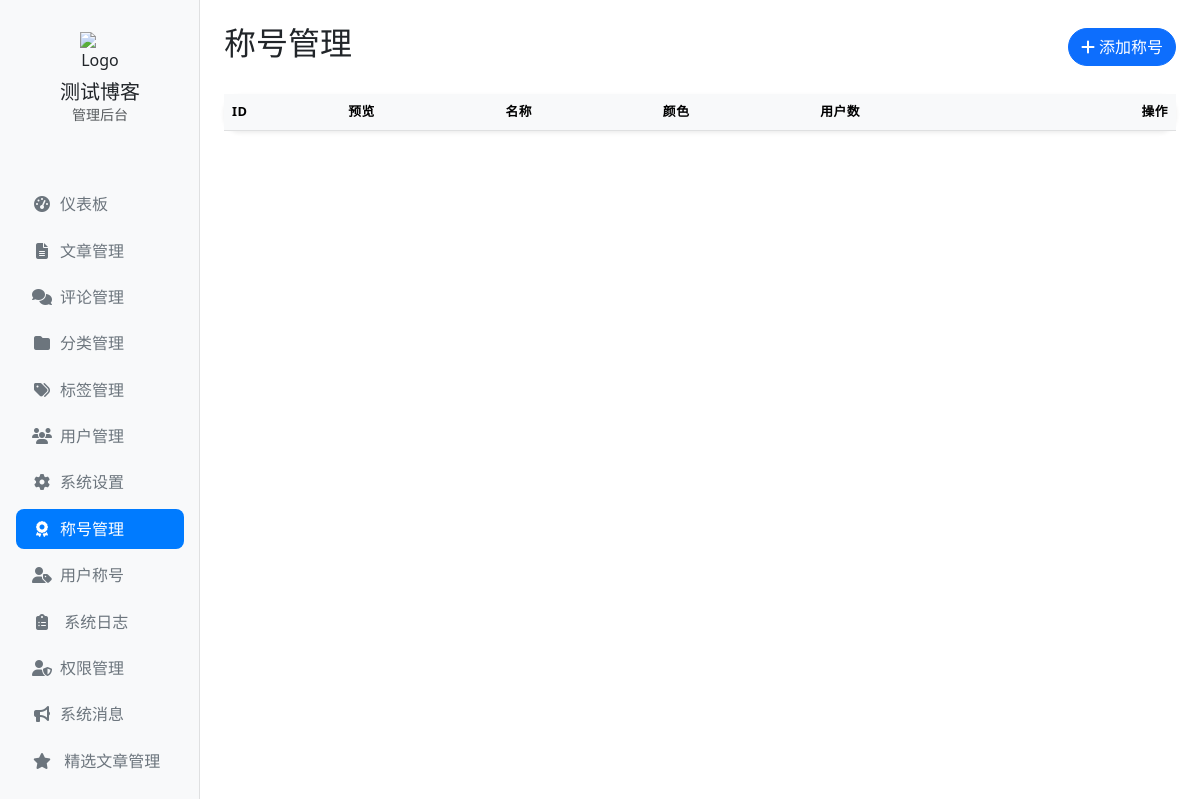
/admin/titles (signed in), run on an earlier commit of the app's database.
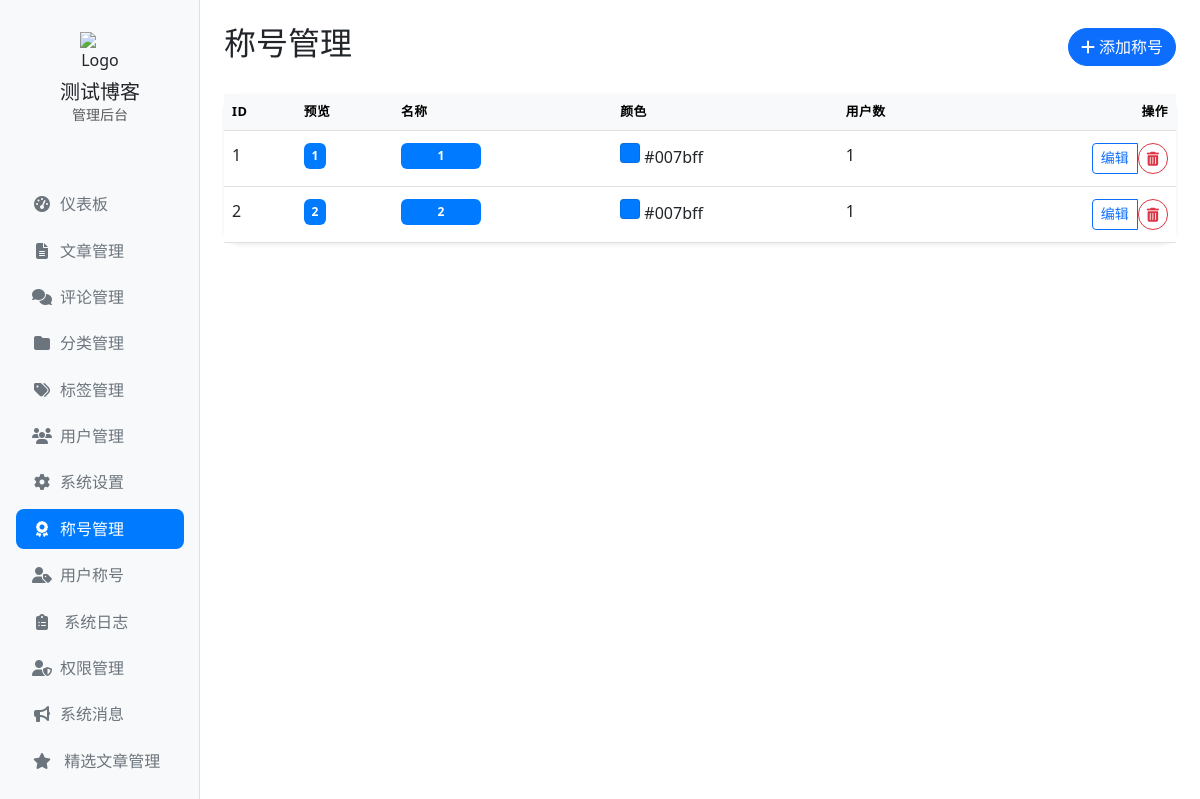
And on a later commit of the database.
### app.py (models this page shows, shortened)
class Title(db.Model):
    id = db.Column(db.Integer, primary_key=True)
    name = db.Column(db.String(50), nullable=False)
    color = db.Column(db.String(20), default="#007bff")
    created_at = db.Column(db.DateTime, default=datetime.now(timezone.utc))
    users = db.relationship('User', secondary='user_titles', back_populates='titles')

### app.py (the view, shortened to what this page needs)
@app.route('/admin/titles', methods=['GET', 'POST'])
@login_required
def admin_titles():
    if not current_user.is_admin:
        flash('权限不足', 'danger')
        return redirect(url_for('index'))
    titles = Title.query.all()
    return render_template('admin/titles.html', titles=titles)

### app.py (called while the page is built)
@login_manager.user_loader
def load_user(user_id):
    user = User.query.get(int(user_id))
    if user:
        user.all_titles = user.titles
        user.wearing_title = user.wearing_title
    return user

@app.context_processor
def inject_csrf_token():
    return dict(csrf_token=lambda: '<input type="hidden" name="csrf_token" value="{0}">'.format(generate_csrf()))

@app.context_processor
def inject_settings():
    settings = {}
    background_image = SiteSetting.query.filter_by(key='background_image').first()
    if background_image and background_image.value:
        settings['background_image'] = background_image.value
    return settings

@app.context_processor
def inject_datetime():
    return {
        'datetime': datetime
    }

def get_real_ip():
    headers_to_check = [
        'X-Forwarded-For',  # 常见的代理记录头
        'X-Real-IP',        # Nginx等使用
        'CF-Connecting-IP', # Cloudflare
        'True-Client-IP',   # Akamai和Cloudflare
        'X-Client-IP'       # Amazon ELB
    ]
    for header in headers_to_check:
        ip = request.headers.get(header)
        if ip:
            if header == 'X-Forwarded-For' and ',' in ip:
                ip = ip.split(',')[0].strip()
            return ip
    return request.remote_addr

@app.before_request
def log_request_info():
    if request.path.startswith('/static/'):
        return
    if request.path.startswith('/api/'):
        return
    method = request.method
    path = request.path
    ip = get_real_ip()
    user_agent = request.headers.get('User-Agent', '')
    user_id = current_user.id if current_user.is_authenticated else None
    timestamp = datetime.now().strftime('%d/%b/%Y %H:%M:%S')
    log_message = f'"{method} {path}" - 用户代理: {user_agent[:50]}{"..." if len(user_agent) > 50 else ""}'
    log_activity('http', 'request', log_message, user_id)

@app.after_request
def log_response_info(response):
    if request.path.startswith('/static/'):
        return response
    if request.path.startswith('/api/'):
        return response
    status_code = response.status_code
    method = request.method
    path = request.path
    ip = get_real_ip()
    user_id = current_user.id if current_user.is_authenticated else None
    log_message = f'"{method} {path}" {status_code}'
    if status_code >= 400:
        log_activity('http', 'error', log_message, user_id)
    return response

### templates/admin/titles.html (shortened to what this page needs)
{% extends 'admin/base.html' %}
{% block admin_content %}
<div class="d-flex justify-content-between align-items-center mb-4">
    <h2>称号管理</h2>
    <button type="button" class="btn btn-primary rounded-pill" data-bs-toggle="modal" data-bs-target="#addTitleModal">
        <i class="fas fa-plus me-1"></i>添加称号
    </button>
</div>
<div class="card rounded-4 shadow-sm mb-4">
    <div class="card-body p-0">
        <div class="table-responsive">
            <table class="table table-hover align-middle mb-0">
                <thead class="table-light">
                    <tr>
                        <th>ID</th>
                        <th>预览</th>
                        <th>名称</th>
                        <th>颜色</th>
                        <th>用户数</th>
                        <th class="text-end">操作</th>
                    </tr>
                </thead>
                <tbody>
                    {% for title in titles %}
                    <tr>
                        <td>{{ title.id }}</td>
                        <td><span class="badge" style="background-color: {{ title.color }}">{{ title.name }}</span></td>
                        <td>
                            <span class="badge" style="background-color: {{ title.color }}; min-width: 80px; display: inline-block;">{{ title.name }}</span>
                        </td>
                        <td><span class="color-preview" style="display: inline-block; width: 20px; height: 20px; background-color: {{ title.color }}; border-radius: 4px;"></span> {{ title.color }}</td>
                        <td>{{ title.users|length }}</td>
                        <td class="text-end">
                            <div class="btn-group btn-group-sm">
                                <button class="btn btn-outline-primary" data-bs-toggle="modal" data-bs-target="#editTitleModal{{ title.id }}">编辑</button>
                                <form action="{{ url_for('admin_titles') }}" method="post" class="d-inline">
                                    <button type="submit" class="btn btn-outline-danger btn-sm rounded-pill">
                                        <i class="fas fa-trash-alt"></i>
                                    </button>
                                </form>
                            </div>
                        </td>
                    </tr>
                    {% endfor %}
                </tbody>
            </table>
        </div>
    </div>
</div>
{% endblock %}

### templates/admin/base.html (shortened to what this page needs)
<!DOCTYPE html>
<html lang="zh">
<head>
    <link rel="stylesheet" href="https://cdn.jsdelivr.net/npm/bootstrap@5.3.0/dist/css/bootstrap.min.css">
    <link rel="stylesheet" href="https://cdnjs.cloudflare.com/ajax/libs/font-awesome/6.4.0/css/all.min.css">
    <link rel="stylesheet" href="{{ url_for('static', filename='css/admin.css') }}">
</head>
<body>
    <div class="container-fluid">
        <div class="row">
            <div class="col-md-3 col-lg-2 d-md-block bg-light sidebar collapse">
                <div class="position-sticky pt-3">
                    <div class="text-center mb-4 py-3">
                        <img src="{{ url_for('static', filename='img/logo.png') }}" alt="Logo" width="40" height="40" class="d-inline-block">
                        <h5 class="mt-2 mb-0">测试博客</h5>
                        <p class="text-muted small">管理后台</p>
                    </div>
                    <ul class="nav flex-column">
                        <li class="nav-item">
                            <a class="nav-link {% if request.endpoint == 'admin' %}active{% endif %}" href="{{ url_for('admin') }}">
                                <i class="fas fa-tachometer-alt me-2"></i>仪表板
                            </a>
                        </li>
                        <li class="nav-item">
                            <a class="nav-link {% if request.endpoint == 'admin_posts' %}active{% endif %}" href="{{ url_for('admin_posts') }}">
                                <i class="fas fa-file-alt me-2"></i>文章管理
                            </a>
                        </li>
                        <li class="nav-item">
                            <a class="nav-link {% if request.endpoint == 'admin_comments' %}active{% endif %}" href="{{ url_for('admin_comments') }}">
                                <i class="fas fa-comments me-2"></i>评论管理
                            </a>
                        </li>
                        <li class="nav-item">
                            <a class="nav-link {% if request.endpoint == 'admin_categories' %}active{% endif %}" href="{{ url_for('admin_categories') }}">
                                <i class="fas fa-folder me-2"></i>分类管理
                            </a>
                        </li>
                        <li class="nav-item">
                            <a class="nav-link {% if request.endpoint == 'manage_tags' %}active{% endif %}" href="{{ url_for('manage_tags') }}">
                                <i class="fas fa-tags me-2"></i>标签管理
                            </a>
                        </li>
                        <li class="nav-item">
                            <a class="nav-link {% if request.endpoint == 'admin_users' %}active{% endif %}" href="{{ url_for('admin_users') }}">
                                <i class="fas fa-users me-2"></i>用户管理
                            </a>
                        </li>
                        <li class="nav-item">
                            <a class="nav-link {% if request.endpoint == 'admin_settings' %}active{% endif %}" href="{{ url_for('admin_settings') }}">
                                <i class="fas fa-cog me-2"></i>系统设置
                            </a>
                        </li>
                        <li class="nav-item">
                            <a class="nav-link {% if request.endpoint == 'admin_titles' %}active{% endif %}" href="{{ url_for('admin_titles') }}">
                                <i class="fas fa-award me-2"></i>称号管理
                            </a>
                        </li>
                        <li class="nav-item">
                            <a class="nav-link {% if request.endpoint == 'admin_user_titles' %}active{% endif %}" href="{{ url_for('admin_user_titles') }}">
                                <i class="fas fa-user-tag me-2"></i>用户称号
                            </a>
                        </li>
                        <li class="nav-item">
                            <a class="nav-link {% if request.endpoint == 'admin_logs' %}active{% endif %}" href="{{ url_for('admin_logs') }}">
                                <i class="fas fa-clipboard-list me-2"></i> 系统日志
                            </a>
                        </li>
                        <li class="nav-item">
                            <a class="nav-link {% if request.endpoint == 'admin_permissions' %}active{% endif %}" href="{{ url_for('admin_permissions') }}">
                                <i class="fas fa-user-shield me-2"></i>权限管理
                            </a>
                        </li>
                        <li class="nav-item">
                            <a class="nav-link {% if request.endpoint == 'admin_messages' %}active{% endif %}" href="{{ url_for('admin_messages') }}">
                                <i class="fas fa-bullhorn me-2"></i>系统消息
                            </a>
                        </li>
                        <li class="nav-item">
                            <a class="nav-link {% if request.endpoint == 'admin_featured_posts' %}active{% endif %}" href="{{ url_for('admin_featured_posts') }}">
                                <i class="fas fa-star me-2"></i> 精选文章管理
                            </a>
                        </li>
                    </ul>
                </div>
            </div>
            <div class="col-md-9 ms-sm-auto col-lg-10 px-md-4 py-4">
                {% block admin_content %}{% endblock %}
            </div>
        </div>
    </div>
</body>
</html>

### static/css/admin.css (style rules this page uses)
.table { vertical-align: middle; }
.table thead th { font-weight: 600; text-transform: uppercase; font-size: 0.8rem; letter-spacing: 0.5px; }
.sidebar { position: fixed; top: 0; bottom: 0; left: 0; z-index: 100; padding: 0; box-shadow: inset -1px 0 0 rgba(0, 0, 0, .1); height: 100vh; }
.sidebar .nav-link { color: #6c757d; padding: 0.5rem 1rem; border-radius: 0.5rem; margin: 0.2rem 1rem; }
.sidebar .nav-link.active { color: #fff; background-color: #007bff; }
.sidebar .nav-link .fa, .sidebar .nav-link .fas, .sidebar .nav-link .far { width: 20px; text-align: center; }
@media (min-width: 768px) { .ms-sm-auto { margin-left: 16.66667% !important; } }
@media (min-width: 992px) { .ms-sm-auto { margin-left: 16.66667% !important; } }
.card { border: none; transition: transform 0.3s ease, box-shadow 0.3s ease; }
.badge { transition: all 0.2s ease; display: inline-block; }
.color-preview { box-shadow: 0 0 1px rgba(0, 0, 0, 0.3); border: 1px solid rgba(0, 0, 0, 0.1); }
.table td { vertical-align: top !important; height: auto !important; padding: 12px 8px !important; }
.badge { display: inline-block !important; min-height: 24px !important; vertical-align: middle !important; line-height: 1.5 !important; padding: 0.35em 0.65em !important; }
.table .btn-outline-primary { padding: 0.25rem 0.5rem; line-height: 1; }
.table-responsive { overflow-x: auto; max-width: 100%; }

### templates/admin/base.html (style rules this page uses)
body.loaded * { transition: all 0.15s ease-in-out; }

What changed in the data, as far as the page shows it:
added Title: id "1", name "1", color "#007bff", users|length "1"
added Title: id "2", name "2", color "#007bff", users|length "1"
